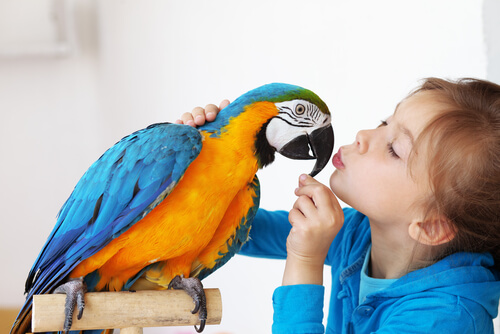
#> input picture Resources/loro.jpg, 500 x 334 px, found by its file name
$ python chapter_3_1.py
#> lines starting #> are read from the running program, lines starting #| are printed output that depends on the picture
import cv2
import numpy as np

img = cv2.imread("Resources\loro.jpg")
#> img is the input picture: shape (334, 500, 3); mean B, G, R 169.4, 174.5, 174.3
print(img.shape)
#| (334, 500, 3)

imgResize = cv2.resize(img,(900,500)) #height, length
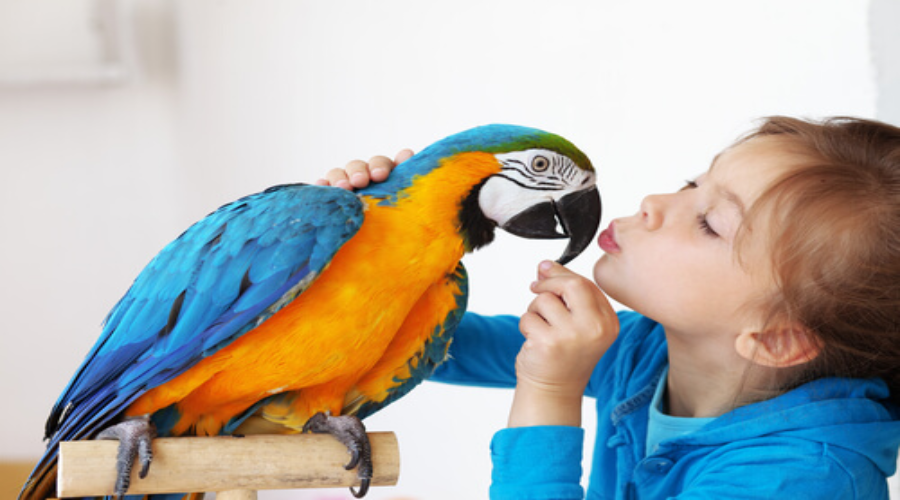
#> imgResize: shape (500, 900, 3); mean B, G, R 169.3, 174.4, 174.2
print(imgResize.shape)
#| (500, 900, 3)

imgCropped = img[0:400,200:400] #height,length
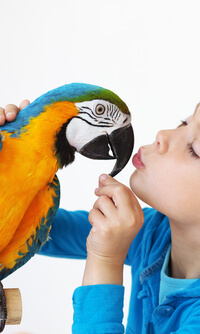
#> imgCropped: shape (334, 200, 3); mean B, G, R 177.2, 184.1, 181.6

cv2.imshow("Image",img)
cv2.imshow("Image Resize",imgResize)
cv2.imshow("Image Cropped",imgCropped)

cv2.waitKey(0)

$ run again, with Resources/shapes.JPG copied over Resources/loro.jpg
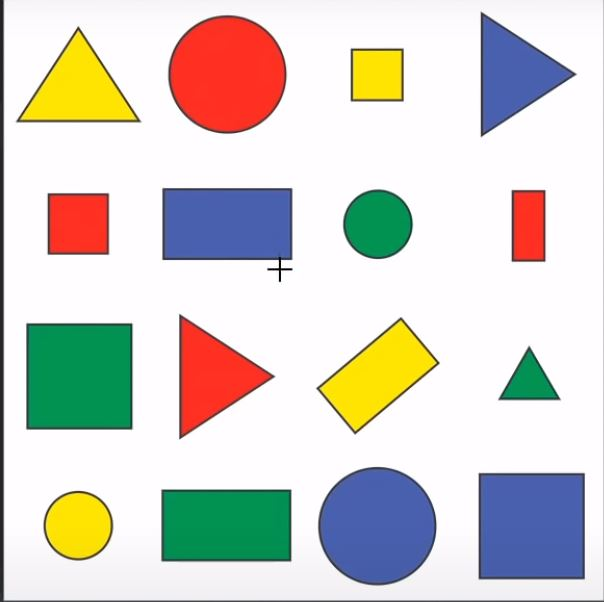
#> input picture Resources/shapes.JPG, 604 x 602 px, found by its file name
#> img is the input picture: shape (602, 604, 3); mean B, G, R 203.1, 209.6, 212.5
#| (602, 604, 3)
#> `imgResize = cv2.resize(img,(900,500))`:
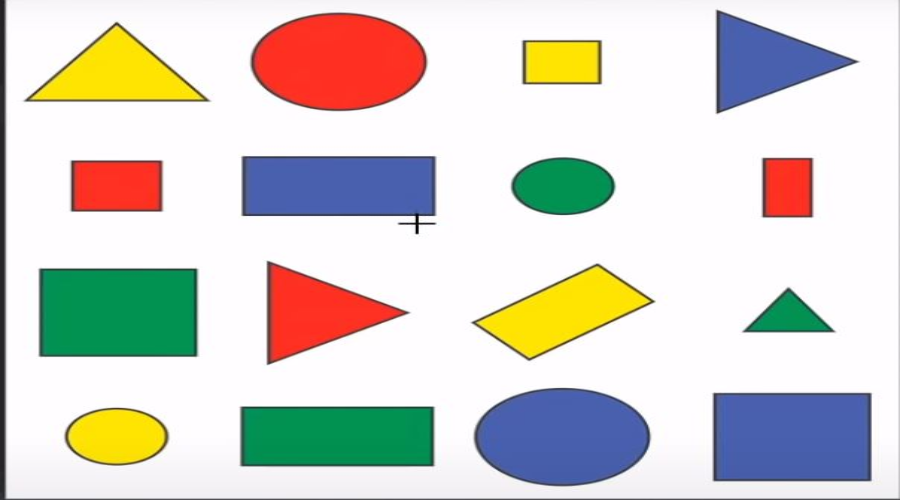
#> imgResize: shape (500, 900, 3); mean B, G, R 203.1, 209.5, 212.4
#| (500, 900, 3)
#> `imgCropped = img[0:400,200:400]`:
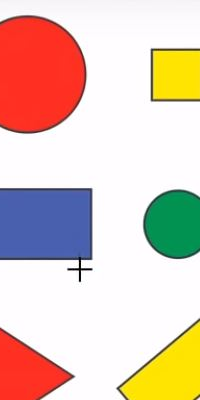
#> imgCropped: shape (400, 200, 3); mean B, G, R 187.4, 200.6, 225.3
